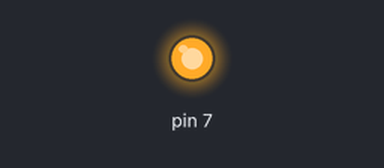
The sketch below on a simulated Arduino Uno, built with avr-gcc and run on an emulated ATmega328P. Shown: output pins drawn as LEDs (lit = HIGH). Dashed ring = blinking. At 2.0 s the program stops and its outputs stay as they are.

Above: at 0.5 s.
At 1.85 s:
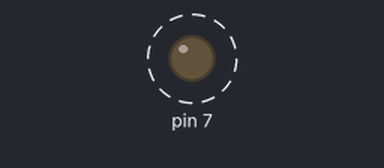
Timing chart, 0 to 3.0 s (numbered marks = the images above):
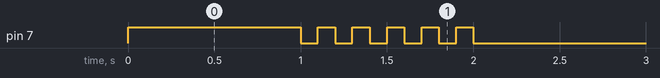

The sketch:

05_practice_2.ino
```cpp
void setup() {
  pinMode(7, OUTPUT);
  digitalWrite(7, HIGH);
}

void loop() {

  digitalWrite(7, HIGH);
  delay(1000);


  for (int i = 0; i < 5; i++) {
    digitalWrite(7, LOW);
    delay(100);
    digitalWrite(7, HIGH);
    delay(100);
  }

  digitalWrite(7, LOW);

  while (1) {}
}
```

Measured:
- by itself, pin 7: alternates HIGH for 0.10 s and LOW for 0.10 s, 11 changes in all, then stays LOW
